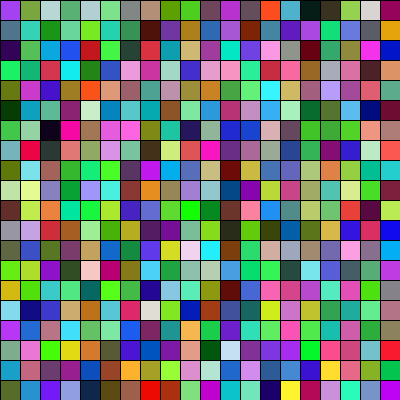
Frame 1 (no input)
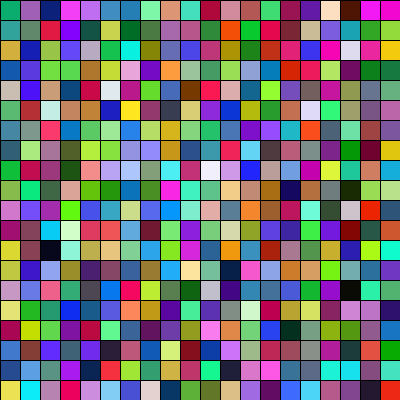
Frame 60 (the mouse pressed at the canvas centre just before this capture)
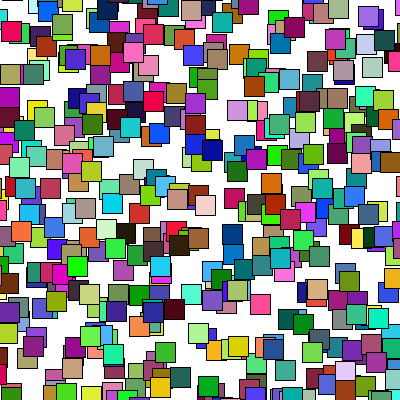
Frame 120 (the mouse held since frame 60 and released just before this capture)

The Processing sketch that drew these frames (run headless with seeded random() and noise(); from frame 60 on, the mouse is pressed at the canvas centre):

// Processing sketch: processing_58277
// ── processing_58277.pde

//Katrina Persson-Thomas
//Problem Set 3 Question 5

//rectangles
float x=0;
float y=0;
int w = 20;
int number=600;

void setup() {
  size(400, 400);
  smooth();
  frameRate(5);
}

void draw() {
  background(255);
  
  for (int i = 0; i < number; i += w) {
    for (int k = 0; k < number; k += w) {
      float r = random(0, 255);
      float g = random(0, 255);
      float b = random(0, 255);
      fill(r, g, b);
      float _x = (x+i)-mouseX/random(2, 4);
      float _y = (y+k)-mouseX/random(2, 4);
      rect(_x, _y, w, w);
    }
  }
}
